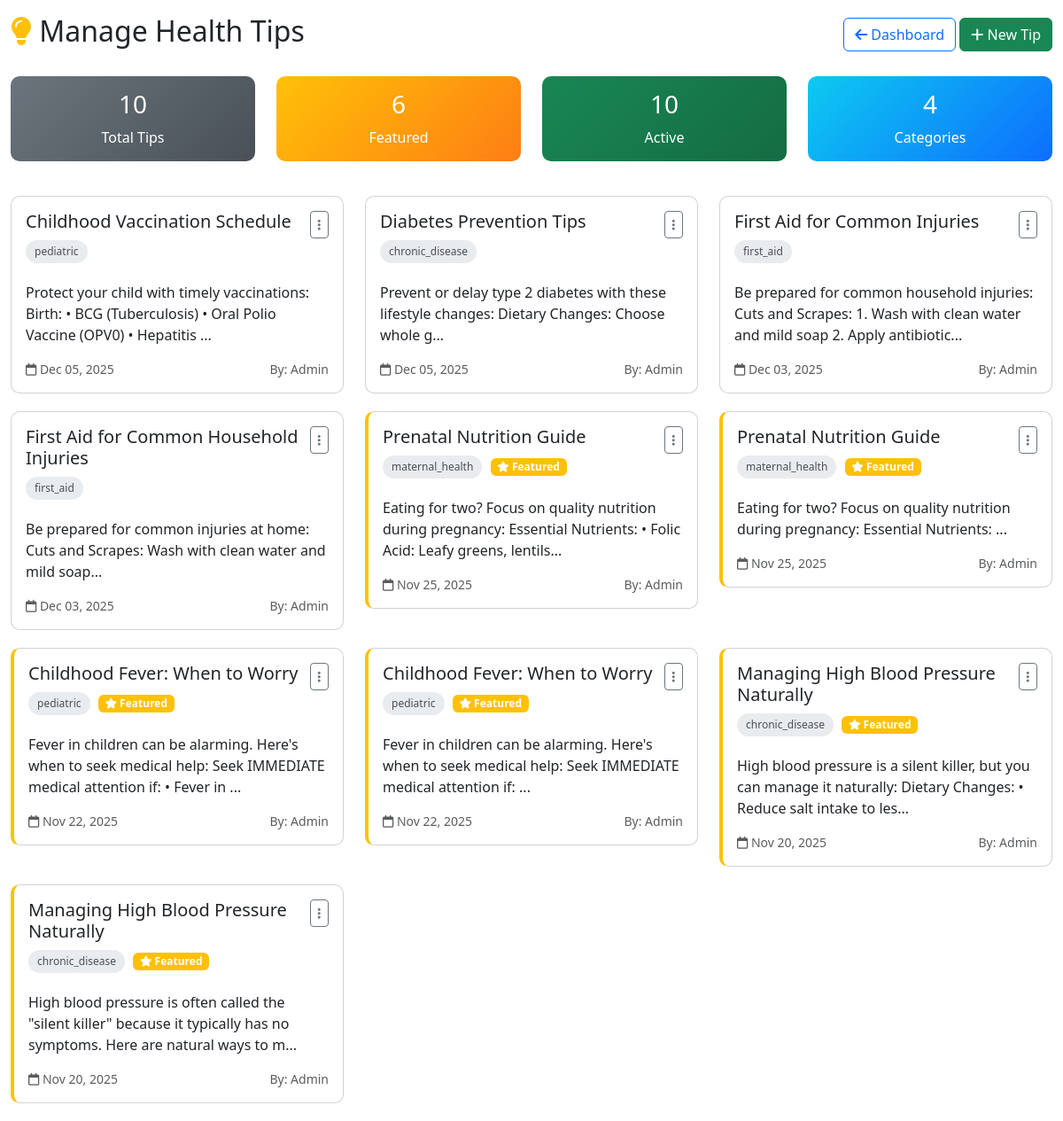
The app's page /views/auth/admin-tips.php (signed in) with its own data.
### tables this page shows
CREATE TABLE `hc_health_tips` (
  `tip_id` int(11) NOT NULL,
  `doctor_user_id` int(11) NOT NULL,
  `tip_title` varchar(200) NOT NULL,
  `tip_content` text NOT NULL,
  `total_likes` int(11) DEFAULT 0,
  `tip_date` timestamp NOT NULL DEFAULT current_timestamp(),
  `created_at` timestamp NOT NULL DEFAULT current_timestamp(),
  `last_modified` timestamp NOT NULL DEFAULT current_timestamp() ON UPDATE current_timestamp(),
  `is_published` tinyint(1) DEFAULT 1,
  `category` varchar(50) DEFAULT 'general',
  `is_featured` tinyint(1) DEFAULT 0,
  `created_by_admin_id` int(11) DEFAULT NULL,
  `is_active` tinyint(1) DEFAULT 1,
  `total_views` int(11) DEFAULT 0,
  `difficulty_level` enum('basic','intermediate','advanced') DEFAULT 'basic',
  `reading_time_minutes` int(11) DEFAULT 5
);

### views/auth/admin-tips.php (the view, shortened to what this page needs)
<?php
require_once '../../app/config/database.php';
$sql = "SELECT ht.*, u.full_name as admin_name
        FROM hc_health_tips ht
        LEFT JOIN hc_users u ON ht.created_by_admin_id = u.user_id
        ORDER BY ht.created_at DESC";
$stmt = $pdo->query($sql);
$tips = $stmt->fetchAll();
$stats_sql = "SELECT
    COUNT(*) as total,
    SUM(CASE WHEN is_featured = 1 THEN 1 ELSE 0 END) as featured,
    SUM(CASE WHEN is_active = 1 THEN 1 ELSE 0 END) as active,
    COUNT(DISTINCT category) as categories
    FROM hc_health_tips";
$stats_stmt = $pdo->query($stats_sql);
$tip_stats = $stats_stmt->fetch();
?>
<!DOCTYPE html>
<html lang="en">
<head>
    <link href="https://cdn.jsdelivr.net/npm/bootstrap@5.3.2/dist/css/bootstrap.min.css" rel="stylesheet">
    <link rel="stylesheet" href="https://cdnjs.cloudflare.com/ajax/libs/font-awesome/6.4.0/css/all.min.css">
</head>
<body>
    <div class="container-fluid mt-3">
        <div class="d-flex justify-content-between align-items-center mb-4">
            <h2><i class="fas fa-lightbulb text-warning"></i> Manage Health Tips</h2>
            <div>
                <a href="admin-dashboard.php" class="btn btn-outline-primary">
                    <i class="fas fa-arrow-left"></i> Dashboard
                </a>
                <button class="btn btn-success" data-bs-toggle="modal" data-bs-target="#createTipModal">
                    <i class="fas fa-plus"></i> New Tip
                </button>
            </div>
        </div>
        <div class="row mb-4">
            <div class="col-md-3">
                <div class="stats-card stats-total">
                    <h3><?php echo $tip_stats['total']; ?></h3>
                    <p class="mb-0">Total Tips</p>
                </div>
            </div>
            <div class="col-md-3">
                <div class="stats-card stats-featured">
                    <h3><?php echo $tip_stats['featured']; ?></h3>
                    <p class="mb-0">Featured</p>
                </div>
            </div>
            <div class="col-md-3">
                <div class="stats-card stats-active">
                    <h3><?php echo $tip_stats['active']; ?></h3>
                    <p class="mb-0">Active</p>
                </div>
            </div>
            <div class="col-md-3">
                <div class="stats-card stats-categories">
                    <h3><?php echo $tip_stats['categories']; ?></h3>
                    <p class="mb-0">Categories</p>
                </div>
            </div>
        </div>
        <div class="row">
            <?php foreach ($tips as $tip): ?>
                <div class="col-md-4">
                    <div class="card tip-card <?php echo $tip['is_featured'] ? 'tip-featured' : ''; ?> <?php echo !$tip['is_active'] ? 'tip-inactive' : ''; ?>">
                        <div class="card-body">
                            <div class="d-flex justify-content-between align-items-start mb-2">
                                <div>
                                    <h5 class="card-title"><?php echo htmlspecialchars($tip['tip_title']); ?></h5>
                                    <div class="mb-2">
                                        <span class="category-badge">
                                            <?php echo htmlspecialchars($tip['category']); ?>
                                        </span>
                                        <?php if ($tip['is_featured']): ?>
                                            <span class="badge bg-warning">
                                                <i class="fas fa-star"></i> Featured
                                            </span>
                                        <?php endif; ?>
                                    </div>
                                </div>
                                <div class="dropdown">
                                    <button class="btn btn-sm btn-outline-secondary" type="button"
                                            data-bs-toggle="dropdown">
                                        <i class="fas fa-ellipsis-v"></i>
                                    </button>
                                </div>
                            </div>
                            <p class="card-text">
                                <?php echo substr(strip_tags($tip['tip_content']), 0, 120); ?>...
                            </p>
                            <div class="d-flex justify-content-between align-items-center mt-3">
                                <small class="text-muted">
                                    <i class="far fa-calendar"></i>
                                    <?php echo date('M d, Y', strtotime($tip['created_at'])); ?>
                                </small>
                                <small class="text-muted">
                                    By: <?php echo htmlspecialchars($tip['admin_name'] ?? 'Admin'); ?>
                                </small>
                            </div>
                        </div>
                    </div>
                </div>
            <?php endforeach; ?>
        </div>
    </div>
</body>
</html>

### views/auth/admin-tips.php (style rules this page uses)
.tip-card { border-radius: 10px; margin-bottom: 20px; transition: all 0.3s; }
.tip-featured { border-left: 4px solid #ffc107; }
.category-badge { display: inline-block; background: #e9ecef; color: #495057; padding: 4px 10px; border-radius: 15px; font-size: 12px; margin-right: 5px; margin-bottom: 5px; }
.stats-card { text-align: center; padding: 15px; border-radius: 10px; color: white; margin-bottom: 15px; }
.stats-total { background: linear-gradient(135deg, #6c757d, #495057); }
.stats-featured { background: linear-gradient(135deg, #ffc107, #fd7e14); }
.stats-active { background: linear-gradient(135deg, #198754, #146c43); }
.stats-categories { background: linear-gradient(135deg, #0dcaf0, #0d6efd); }

### records on screen
hc_health_tips: tip_title "Childhood Vaccination Schedule", category "pediatric", tip_content "Protect your child with timely vaccinations: Birth: • BCG (Tuberculosis) • Oral Polio Vaccine (OPV0) • Hepatitis", created_at "Dec 05, 2025", admin_name "Admin"
hc_health_tips: tip_title "Diabetes Prevention Tips", category "chronic_disease", tip_content "Prevent or delay type 2 diabetes with these lifestyle changes: Dietary Changes: Choose whole g", created_at "Dec 05, 2025", admin_name "Admin"
hc_health_tips: tip_title "First Aid for Common Injuries", category "first_aid", tip_content "Be prepared for common household injuries: Cuts and Scrapes: 1. Wash with clean water and mild soap 2. Apply antibiotic", created_at "Dec 03, 2025", admin_name "Admin"
hc_health_tips: tip_title "First Aid for Common Household Injuries", category "first_aid", tip_content "Be prepared for common injuries at home: Cuts and Scrapes: Wash with clean water and mild soap", created_at "Dec 03, 2025", admin_name "Admin"
hc_health_tips: tip_title "Prenatal Nutrition Guide", category "maternal_health", is_featured 1 (drawn), tip_content "Eating for two? Focus on quality nutrition during pregnancy: Essential Nutrients: • Folic Acid: Leafy greens, lentils", created_at "Nov 25, 2025", admin_name "Admin"
hc_health_tips: tip_title "Prenatal Nutrition Guide", category "maternal_health", is_featured 1 (drawn), tip_content "Eating for two? Focus on quality nutrition during pregnancy: Essential Nutrients:", created_at "Nov 25, 2025", admin_name "Admin"
hc_health_tips: tip_title "Childhood Fever: When to Worry", category "pediatric", is_featured 1 (drawn), tip_content "Fever in children can be alarming. Here's when to seek medical help: Seek IMMEDIATE medical attention if: • Fever in", created_at "Nov 22, 2025", admin_name "Admin"
hc_health_tips: tip_title "Childhood Fever: When to Worry", category "pediatric", is_featured 1 (drawn), tip_content "Fever in children can be alarming. Here's when to seek medical help: Seek IMMEDIATE medical attention if:", created_at "Nov 22, 2025", admin_name "Admin"
hc_health_tips: tip_title "Managing High Blood Pressure Naturally", category "chronic_disease", is_featured 1 (drawn), tip_content "High blood pressure is a silent killer, but you can manage it naturally: Dietary Changes: • Reduce salt intake to les", created_at "Nov 20, 2025", admin_name "Admin"
hc_health_tips: tip_title "Managing High Blood Pressure Naturally", category "chronic_disease", is_featured 1 (drawn), tip_content "High blood pressure is often called the \"silent killer\" because it typically has no symptoms. Here are natural ways to m", created_at "Nov 20, 2025", admin_name "Admin"

### other values on screen
$tip_stats['total'] "10"
$tip_stats['featured'] "6"
$tip_stats['active'] "10"
$tip_stats['categories'] "4"
